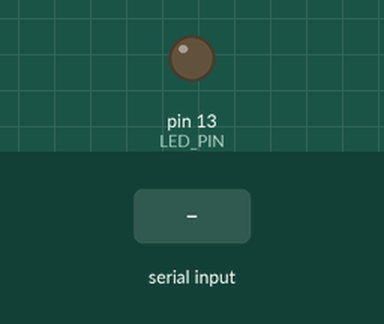
Simulated run of this sketch. Board: Arduino Uno, built with avr-gcc and run on an emulated ATmega328P. Parts: output pins drawn as LEDs (lit = HIGH). Dashed ring = blinking. The inputs (shaded band) are chosen by the test bench.

Above: at 1.2 s.
1.3 s: "1" received over Serial
At 1.37 s:
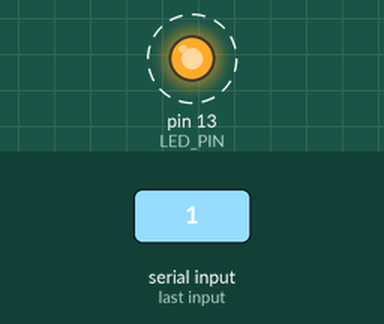
Timing chart, 0 to 4.3 s (numbered marks = the images above; inputs shaded):
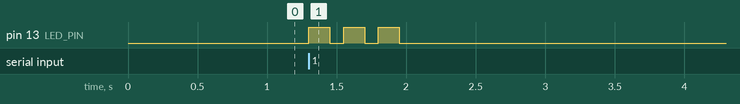

The sketch:

test_blink_detection.ino
```cpp
/*
Basic testing file that listens on serial and blinks the onboard LED when a blink is detected.

Allows communication between Python + Arduino.

Usage:
  Python sends '1' over serial (9600 baud) when a blink is detected.
  Arduino blinks the onboard LED (pin 13) 3 times in response.
*/

const int LED_PIN = LED_BUILTIN;  // pin 13 on most boards
const int BLINK_COUNT = 3;
const int BLINK_ON_MS = 150;
const int BLINK_OFF_MS = 100;

void setup() {
    Serial.begin(9600);
    pinMode(LED_PIN, OUTPUT);
    digitalWrite(LED_PIN, LOW);
}

void loop() {
    if (Serial.available() > 0) {
        char received = Serial.read();
        if (received == '1') {
            for (int i = 0; i < BLINK_COUNT; i++) {
                digitalWrite(LED_PIN, HIGH);
                delay(BLINK_ON_MS);
                digitalWrite(LED_PIN, LOW);
                delay(BLINK_OFF_MS);
            }
        }
    }
}
```

Measured:
- after the input at 1.3 s, pin 13 (LED_PIN): alternates HIGH for 0.15 s and LOW for 0.10 s, 6 changes in all, then stays LOW, starting at once
